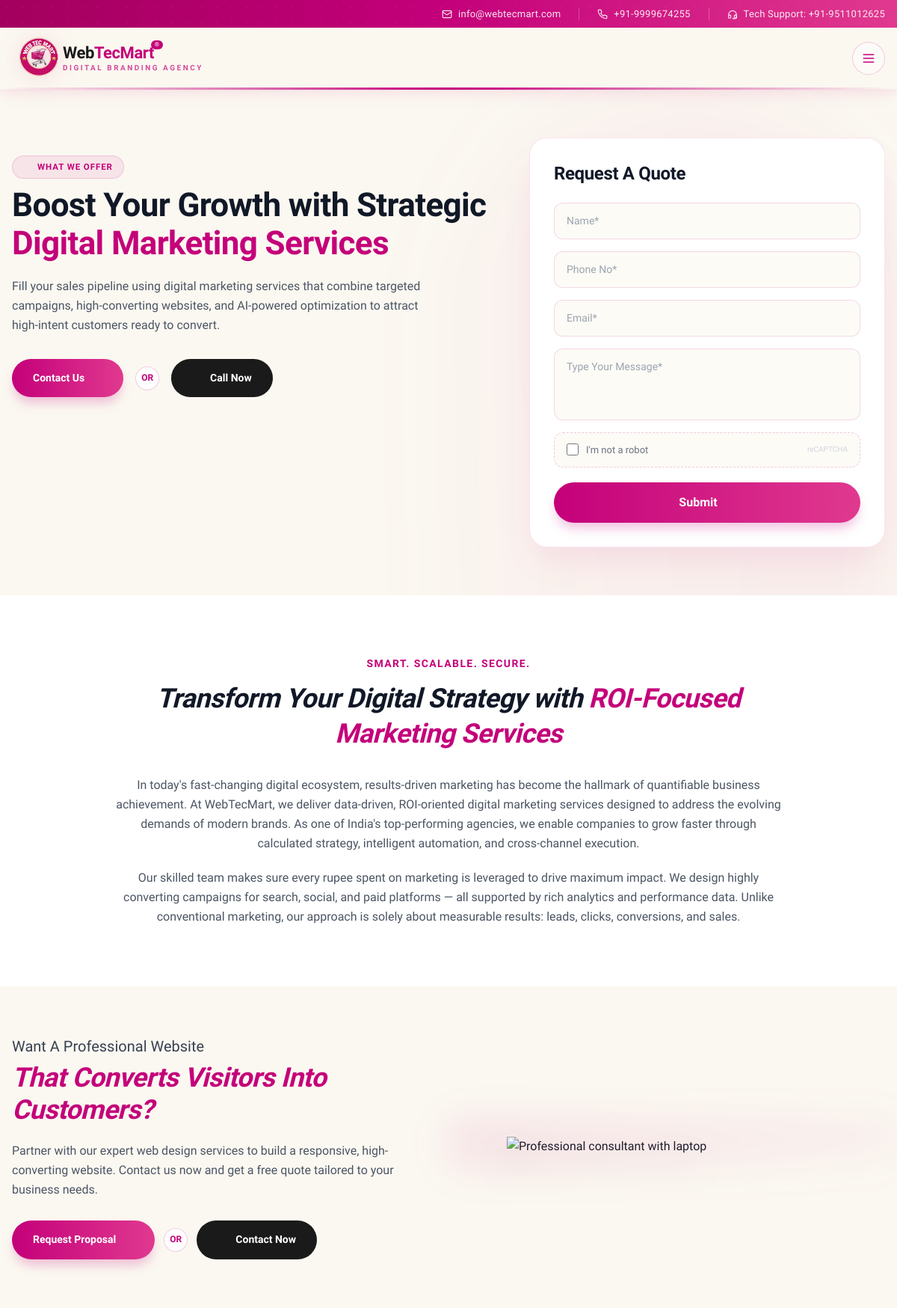
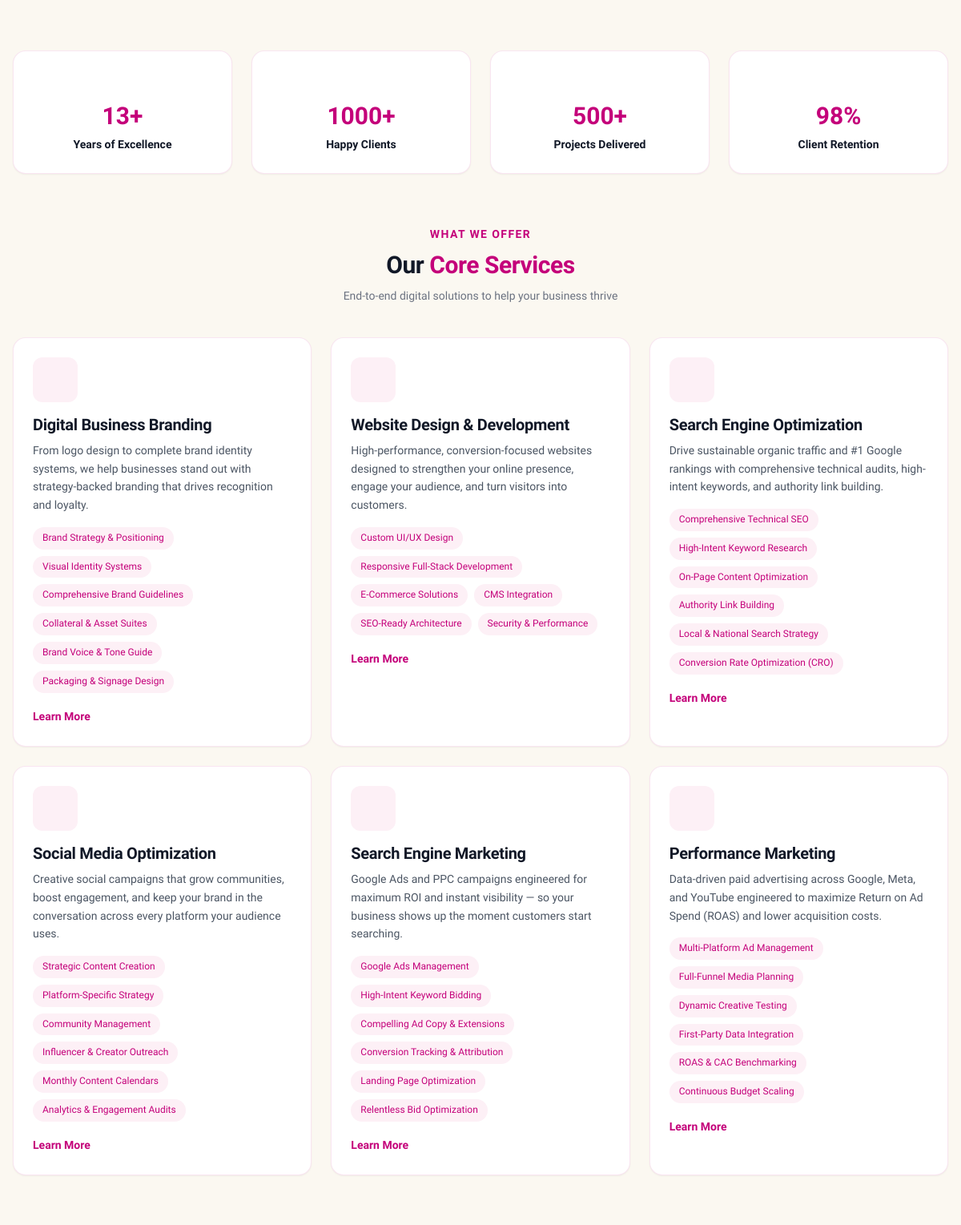
/services.php (upper part), run on the app's committed database (2 pictures, top to bottom).
### tables this page shows
CREATE TABLE content_items (
            id INTEGER PRIMARY KEY AUTOINCREMENT,
            content_type TEXT NOT NULL,
            title TEXT NOT NULL,
            summary TEXT,
            body TEXT,
            metadata TEXT,
            sort_order INTEGER DEFAULT 0,
            is_active INTEGER DEFAULT 1,
            created_at DATETIME DEFAULT CURRENT_TIMESTAMP,
            updated_at DATETIME DEFAULT CURRENT_TIMESTAMP
        );

### config.php (called while the page is built, shortened)
<?php
function db(): PDO
{
    static $pdo;
    if ($pdo instanceof PDO) {
        return $pdo;
    }
    $pdo = new PDO('sqlite:' . DB_PATH);
    $pdo->setAttribute(PDO::ATTR_ERRMODE, PDO::ERRMODE_EXCEPTION);
    $pdo->setAttribute(PDO::ATTR_DEFAULT_FETCH_MODE, PDO::FETCH_ASSOC);
    return $pdo;
}
function e(string $value): string
{
    return htmlspecialchars($value ?? '', ENT_QUOTES, 'UTF-8');
}

### functions.php (called while the page is built, shortened)
<?php
require_once __DIR__ . '/config.php';
function serviceDetailPages(): array
{
    $defaults = array_map(static function (array $page): array {
        $metadata = $page['metadata'] ?? [];
        unset($page['metadata']);
        return array_merge($page, is_array($metadata) ? $metadata : []);
    }, $defaults);
    $seedMarker = db()->prepare('SELECT 1 FROM cms_content_type_state WHERE content_type = :type');
    $seedMarker->execute([':type' => 'service_detail_defaults_v1']);
    $pages = cmsContent('service_detail', $defaults);
    $defaultsBySlug = [];
    foreach ($defaults as $defaultPage) $defaultsBySlug[$defaultPage['slug']] = $defaultPage;
    foreach ($pages as &$page) {
        $slug = (string) ($page['slug'] ?? '');
        if (isset($defaultsBySlug[$slug])) {
            $page = array_merge($defaultsBySlug[$slug], $page);
        }
    }
    return $pages;
}
function servicesPageContent(): array
{
    $items = cmsContent('services_page', [$defaults]);
    $content = array_merge($defaults, $items[0] ?? []);
    $dbPages = serviceDetailPages();
    $dbPagesBySlug = [];
    foreach ($dbPages as $dp) {
        if (!empty($dp['slug'])) {
            $dbPagesBySlug[$dp['slug']] = $dp;
        }
    }
    $coreSlugMap = [
        0 => 'digital-business-branding',
        1 => 'website-design-development',
        2 => 'search-engine-optimization',
        3 => 'social-media-optimization',
        4 => 'search-engine-marketing',
        5 => 'performance-marketing',
    ];
    foreach ($content['main_services'] as $idx => &$ms) {
        $slug = $coreSlugMap[$idx] ?? '';
        if ($slug && isset($dbPagesBySlug[$slug])) {
            $dbItem = $dbPagesBySlug[$slug];
            if (!empty($dbItem['features'])) {
                $ms['features'] = array_map(function($f) {
                    return is_array($f) ? ($f['title'] ?? '') : (string) $f;
                }, $dbItem['features']);
            }
        }
    }
    $seoSlugMap = [
        0 => 'local-seo',
        1 => 'national-seo',
        2 => 'international-seo',
    ];
    foreach ($content['seo_services'] as $idx => &$ss) {
        $slug = $seoSlugMap[$idx] ?? '';
        if ($slug && isset($dbPagesBySlug[$slug])) {
            $dbItem = $dbPagesBySlug[$slug];
            if (!empty($dbItem['features'])) {
                $ss['benefits'] = array_map(function($f) {
                    return is_array($f) ? ($f['title'] ?? '') : (string) $f;
                }, array_slice($dbItem['features'], 0, 3));
            }
        }
    }
    return $content;
}
    ?>
    <?php
function cmsContent(string $type, array $defaults): array
{
    $stmt = db()->prepare('SELECT id, title, summary, body, metadata FROM content_items WHERE content_type = :type AND is_active = 1 ORDER BY sort_order ASC, id ASC');
    $stmt->execute([':type' => $type]);
    $rows = $stmt->fetchAll();
    $initialized = db()->prepare('INSERT OR IGNORE INTO cms_content_type_state (content_type) VALUES (:type)');
    $initialized->execute([':type' => $type]);
    return array_map(function (array $row) use ($type): array {
        $item = json_decode($row['metadata'] ?? '', true);
        if (!is_array($item)) {
            $item = [];
        }
        if ($type === 'blog') {
            $item['id'] = (int) ($row['id'] ?? 0);
        }
        $item['title'] = $row['title'];
        $item['summary'] = $row['summary'] ?? '';
        if ($row['body'] !== '') {
            $item['body'] = $row['body'];
        }
        if ($type === 'pricing') {
            $item = [
                'name' => $row['title'],
                'price' => $item['price'] ?? 'Contact us',
                'description' => $row['summary'] ?? '',
                'features' => $row['body'] !== '' ? preg_split('/\r\n|\r|\n/', $row['body']) : [],
                'popular' => (bool) ($item['popular'] ?? false),
            ];
        }
        return $item;
    }, $rows);
}

### services.php (the view, shortened to what this page needs)
<?php require_once __DIR__ . '/app/templates/header.php'; ?>
<?php
$servicesContent = servicesPageContent();
$mainServices = $servicesContent['main_services'];
$stats = $servicesContent['stats'];
function spIcon(string $name): string {
    $path = $icons[$name] ?? '';
    return '<svg xmlns="http://www.w3.org/2000/svg" viewBox="0 0 24 24" fill="none" stroke="currentColor" stroke-width="2" stroke-linecap="round" stroke-linejoin="round">' . $path . '</svg>';
}
?>
<main class="sp-page" id="servicesPage">
    <div class="sp-bg">
    </div>
    <section class="sp-hero">
        <div class="sp-container">
            <div class="sp-hero-grid">
                <div class="sp-hero-left">
                    <div class="sp-pill">
                        <?= spIcon('sparkles') ?>
                        <span><?= e((string) $servicesContent['hero_badge']) ?></span>
                    </div>
                    <h1 class="sp-hero-h1">
                        <?= e((string) $servicesContent['hero_heading_prefix']) ?>
                        <span class="accent"><?= e((string) $servicesContent['hero_heading_highlight']) ?></span>
                    </h1>
                    <p class="sp-hero-sub"><?= e((string) $servicesContent['summary']) ?></p>
                    <div class="sp-hero-btns">
                        <a href="<?= e((string) $servicesContent['hero_primary_href']) ?>" class="sp-btn-primary">
                            <?= e((string) $servicesContent['hero_primary_label']) ?>
                            <?= spIcon('arrow') ?>
                        </a>
                        <span class="sp-or-badge"><?= e((string) $servicesContent['button_separator_label']) ?></span>
                        <a href="tel:<?= e((string) $servicesContent['hero_phone']) ?>" class="sp-btn-dark">
                            <?= spIcon('phone') ?>
                            <?= e((string) $servicesContent['hero_phone_label']) ?>
                        </a>
                    </div>
                </div>
                <div class="sp-quote-card">
                    <h2><?= e((string) $servicesContent['quote_title']) ?></h2>
                    <form class="sp-quote-form" method="POST" action="/contact.php">
                        <input type="text" name="name" placeholder="<?= e((string) $servicesContent['quote_name_placeholder']) ?>" class="sp-quote-input" required>
                        <input type="tel" name="phone" placeholder="<?= e((string) $servicesContent['quote_phone_placeholder']) ?>" class="sp-quote-input" required>
                        <input type="email" name="email" placeholder="<?= e((string) $servicesContent['quote_email_placeholder']) ?>" class="sp-quote-input" required>
                        <textarea name="message" placeholder="<?= e((string) $servicesContent['quote_message_placeholder']) ?>" rows="3" class="sp-quote-textarea" required></textarea>
                        <label class="sp-recaptcha">
                            <span class="sp-recaptcha-left">
                                <input type="checkbox" required>
                                <span><?= e((string) $servicesContent['robot_label']) ?></span>
                            </span>
                            <span class="sp-recaptcha-brand"><?= e((string) $servicesContent['recaptcha_label']) ?></span>
                        </label>
                        <button type="submit" class="sp-submit">
                            <?= e((string) $servicesContent['quote_submit_label']) ?>
                            <?= spIcon('send') ?>
                        </button>
                    </form>
                </div>
            </div>
        </div>
    </section>
    <section class="sp-intro">
        <div class="sp-container">
            <div class="sp-intro-inner">
                <p class="sp-intro-eyebrow"><?= e((string) $servicesContent['intro_eyebrow']) ?></p>
                <h2 class="sp-intro-h2">
                    <?= e((string) $servicesContent['intro_heading_prefix']) ?>
                    <span class="accent"><?= e((string) $servicesContent['intro_heading_highlight']) ?></span>
                </h2>
                <div class="sp-intro-body">
                    <?php foreach ($servicesContent['intro_paragraphs'] as $paragraph): ?>
                        <?php if (trim((string) $paragraph) !== ''): ?><p><?= e((string) $paragraph) ?></p><?php endif; ?>
                    <?php endforeach; ?>
                </div>
            </div>
        </div>
    </section>
    <section class="sp-website-cta">
        <div class="sp-container">
            <div class="sp-website-grid">
                <div>
                    <p class="sp-website-pre"><?= e((string) $servicesContent['website_pre']) ?></p>
                    <h2 class="sp-website-h2">
                        <?= e((string) $servicesContent['website_heading']) ?>
                    </h2>
                    <p class="sp-website-sub"><?= e((string) $servicesContent['website_description']) ?></p>
                    <div class="sp-website-btns">
                        <a href="<?= e((string) $servicesContent['website_primary_href']) ?>" class="sp-btn-primary">
                            <?= e((string) $servicesContent['website_primary_label']) ?>
                            <?= spIcon('arrow') ?>
                        </a>
                        <span class="sp-or-badge"><?= e((string) $servicesContent['button_separator_label']) ?></span>
                        <a href="tel:<?= e((string) $servicesContent['website_phone']) ?>" class="sp-btn-dark">
                            <?= spIcon('phone') ?>
                            <?= e((string) $servicesContent['website_phone_label']) ?>
                        </a>
                    </div>
                </div>
                <div class="sp-website-image">
                    <img
                        src="<?= e((string) $servicesContent['website_image']) ?>"
                        alt="<?= e((string) $servicesContent['website_image_alt']) ?>"
                        loading="lazy"
                    >
                </div>
            </div>
        </div>
    </section>
    <section class="sp-stats-section">
        <div class="sp-container">
            <div class="sp-stats">
                <?php foreach ($stats as $stat): ?>
                    <div class="sp-stat">
                        <?= spIcon($stat['icon']) ?>
                        <div class="sp-stat-value"><?= htmlspecialchars($stat['value']) ?></div>
                        <div class="sp-stat-label"><?= htmlspecialchars($stat['label']) ?></div>
                    </div>
                <?php endforeach; ?>
            </div>
            <div class="sp-block" id="core-services">
                <div class="sp-block-header">
                    <p class="sp-block-eyebrow"><?= e((string) $servicesContent['services_eyebrow']) ?></p>
                    <h2 class="sp-block-title"><?= e((string) $servicesContent['services_heading_prefix']) ?> <span class="accent"><?= e((string) $servicesContent['services_heading_highlight']) ?></span></h2>
                    <p class="sp-block-sub"><?= e((string) $servicesContent['services_subtitle']) ?></p>
                </div>
                <div class="sp-services-grid">
                    <?php foreach ($mainServices as $service): ?>
                        <div class="sp-service-card">
                            <div class="sp-service-inner">
                                <div class="sp-service-icon">
                                    <?= spIcon($service['icon']) ?>
                                </div>
                                <h3 class="sp-service-title"><?= htmlspecialchars($service['title']) ?></h3>
                                <p class="sp-service-desc"><?= htmlspecialchars($service['description']) ?></p>
                                <div class="sp-service-tags">
                                    <?php foreach (($service['features'] ?? []) as $f): ?>
                                        <span class="sp-service-tag"><?= htmlspecialchars($f) ?></span>
                                    <?php endforeach; ?>
                                </div>
                                <a href="<?= htmlspecialchars(!empty($service['href']) ? $service['href'] : $servicesContent['main_service_link_href']) ?>" class="sp-service-link">
                                    <?= e((string) $servicesContent['main_service_link_label']) ?>
                                    <?= spIcon('arrow') ?>
                                </a>
                            </div>
                        </div>
                    <?php endforeach; ?>
                </div>
            </div>
        </div>
    </section>
</main>
<?php require_once __DIR__ . '/app/templates/footer.php'; ?>

### data on the page
content_items: title "Digital Business Branding", summary "From logo design to complete brand identity systems, we help businesses stand out with strategy-backed branding that drives recognition and loyalty.", f "Brand Strategy & Positioning", f "Visual Identity Systems", f "Comprehensive Brand Guidelines", f "Collateral & Asset Suites", f "Brand Voice & Tone Guide", f "Packaging & Signage Design"
content_items: title "Website Design & Development", summary "High-performance, conversion-focused websites designed to strengthen your online presence, engage your audience, and turn visitors into customers.", f "Custom UI/UX Design", f "Responsive Full-Stack Development", f "E-Commerce Solutions", f "CMS Integration", f "SEO-Ready Architecture", f "Security & Performance"
content_items: title "Search Engine Optimization", summary "Drive sustainable organic traffic and #1 Google rankings with comprehensive technical audits, high-intent keywords, and authority link building.", f "Comprehensive Technical SEO", f "High-Intent Keyword Research", f "On-Page Content Optimization", f "Authority Link Building", f "Local & National Search Strategy", f "Conversion Rate Optimization (CRO)"
content_items: title "Social Media Optimization", summary "Creative social campaigns that grow communities, boost engagement, and keep your brand in the conversation across every platform your audience uses.", f "Strategic Content Creation", f "Platform-Specific Strategy", f "Community Management", f "Influencer & Creator Outreach", f "Monthly Content Calendars", f "Analytics & Engagement Audits"
content_items: title "Search Engine Marketing", summary "Google Ads and PPC campaigns engineered for maximum ROI and instant visibility — so your business shows up the moment customers start searching.", f "Google Ads Management", f "High-Intent Keyword Bidding", f "Compelling Ad Copy & Extensions", f "Conversion Tracking & Attribution", f "Landing Page Optimization", f "Relentless Bid Optimization"
content_items: title "Performance Marketing", summary "Data-driven paid advertising across Google, Meta, and YouTube engineered to maximize Return on Ad Spend (ROAS) and lower acquisition costs.", f "Multi-Platform Ad Management", f "Full-Funnel Media Planning", f "Dynamic Creative Testing", f "First-Party Data Integration", f "ROAS & CAC Benchmarking", f "Continuous Budget Scaling"

### other printed values
$servicesContent['hero_badge'] "WHAT WE OFFER"
$servicesContent['hero_heading_prefix'] "Boost Your Growth with Strategic"
$servicesContent['hero_heading_highlight'] "Digital Marketing Services"
$servicesContent['summary'] "Fill your sales pipeline using digital marketing services that combine targeted campaigns, high-converting websites, and AI-powered optimization to attract high-intent customers ready to convert."
$servicesContent['hero_primary_label'] "Contact Us"
$servicesContent['button_separator_label'] "OR"
$servicesContent['hero_phone_label'] "Call Now"
$servicesContent['quote_title'] "Request A Quote"
$servicesContent['robot_label'] "I'm not a robot"
$servicesContent['recaptcha_label'] "reCAPTCHA"
$servicesContent['quote_submit_label'] "Submit"
$servicesContent['intro_eyebrow'] "SMART. SCALABLE. SECURE."
$servicesContent['intro_heading_prefix'] "Transform Your Digital Strategy with"
$servicesContent['intro_heading_highlight'] "ROI-Focused Marketing Services"
$servicesContent['website_pre'] "Want A Professional Website"
